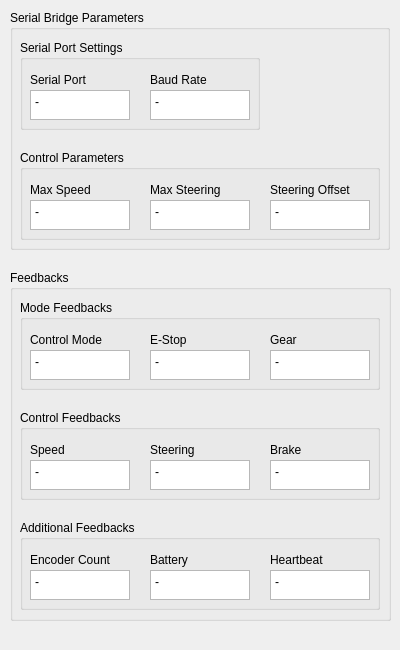
<?xml version="1.0" encoding="UTF-8"?>
<ui version="4.0">
 <class>FeedbackMonitorDockWidget</class>
 <widget class="QDockWidget" name="FeedbackMonitorDockWidget">
  <property name="geometry">
   <rect>
    <x>0</x>
    <y>0</y>
    <width>400</width>
    <height>650</height>
   </rect>
  </property>
  <property name="minimumSize">
   <size>
    <width>400</width>
    <height>650</height>
   </size>
  </property>
  <property name="maximumSize">
   <size>
    <width>400</width>
    <height>650</height>
   </size>
  </property>
  <property name="windowTitle">
   <string>ERP42 Feedback Monitor</string>
  </property>
  <widget class="QWidget" name="dockWidgetContents">
   <widget class="QGroupBox" name="groupBox_7">
    <property name="geometry">
     <rect>
      <x>10</x>
      <y>270</y>
      <width>381</width>
      <height>351</height>
     </rect>
    </property>
    <property name="title">
     <string>Feedbacks</string>
    </property>
    <widget class="QGroupBox" name="groupBox_6">
     <property name="geometry">
      <rect>
       <x>10</x>
       <y>140</y>
       <width>360</width>
       <height>90</height>
      </rect>
     </property>
     <property name="title">
      <string>Control Feedbacks</string>
     </property>
     <widget class="QLabel" name="label_15">
      <property name="geometry">
       <rect>
        <x>130</x>
        <y>30</y>
        <width>100</width>
        <height>20</height>
       </rect>
      </property>
      <property name="text">
       <string>Steering</string>
      </property>
     </widget>
     <widget class="QPlainTextEdit" name="steering_text_box">
      <property name="geometry">
       <rect>
        <x>130</x>
        <y>50</y>
        <width>100</width>
        <height>30</height>
       </rect>
      </property>
      <property name="readOnly">
       <bool>true</bool>
      </property>
      <property name="plainText">
       <string>-</string>
      </property>
     </widget>
     <widget class="QPlainTextEdit" name="speed_text_box">
      <property name="geometry">
       <rect>
        <x>10</x>
        <y>50</y>
        <width>100</width>
        <height>30</height>
       </rect>
      </property>
      <property name="readOnly">
       <bool>true</bool>
      </property>
      <property name="plainText">
       <string>-</string>
      </property>
     </widget>
     <widget class="QLabel" name="label_16">
      <property name="geometry">
       <rect>
        <x>250</x>
        <y>30</y>
        <width>100</width>
        <height>20</height>
       </rect>
      </property>
      <property name="text">
       <string>Brake</string>
      </property>
     </widget>
     <widget class="QLabel" name="label_17">
      <property name="geometry">
       <rect>
        <x>10</x>
        <y>30</y>
        <width>100</width>
        <height>20</height>
       </rect>
      </property>
      <property name="text">
       <string>Speed</string>
      </property>
     </widget>
     <widget class="QPlainTextEdit" name="brake_text_box">
      <property name="geometry">
       <rect>
        <x>250</x>
        <y>50</y>
        <width>100</width>
        <height>30</height>
       </rect>
      </property>
      <property name="readOnly">
       <bool>true</bool>
      </property>
      <property name="plainText">
       <string>-</string>
      </property>
     </widget>
    </widget>
    <widget class="QGroupBox" name="groupBox_8">
     <property name="geometry">
      <rect>
       <x>10</x>
       <y>250</y>
       <width>360</width>
       <height>90</height>
      </rect>
     </property>
     <property name="title">
      <string>Additional Feedbacks</string>
     </property>
     <widget class="QLabel" name="label_18">
      <property name="geometry">
       <rect>
        <x>10</x>
        <y>30</y>
        <width>100</width>
        <height>20</height>
       </rect>
      </property>
      <property name="text">
       <string>Encoder Count</string>
      </property>
     </widget>
     <widget class="QLabel" name="label_19">
      <property name="geometry">
       <rect>
        <x>250</x>
        <y>30</y>
        <width>100</width>
        <height>20</height>
       </rect>
      </property>
      <property name="text">
       <string>Heartbeat</string>
      </property>
     </widget>
     <widget class="QPlainTextEdit" name="heartbeat_text_box">
      <property name="geometry">
       <rect>
        <x>250</x>
        <y>50</y>
        <width>100</width>
        <height>30</height>
       </rect>
      </property>
      <property name="readOnly">
       <bool>true</bool>
      </property>
      <property name="plainText">
       <string>-</string>
      </property>
     </widget>
     <widget class="QPlainTextEdit" name="encoder_text_box">
      <property name="geometry">
       <rect>
        <x>10</x>
        <y>50</y>
        <width>100</width>
        <height>30</height>
       </rect>
      </property>
      <property name="readOnly">
       <bool>true</bool>
      </property>
      <property name="plainText">
       <string>-</string>
      </property>
     </widget>
     <widget class="QPlainTextEdit" name="battery_text_box">
      <property name="geometry">
       <rect>
        <x>130</x>
        <y>50</y>
        <width>100</width>
        <height>30</height>
       </rect>
      </property>
      <property name="readOnly">
       <bool>true</bool>
      </property>
      <property name="plainText">
       <string>-</string>
      </property>
     </widget>
     <widget class="QLabel" name="label_20">
      <property name="geometry">
       <rect>
        <x>130</x>
        <y>30</y>
        <width>100</width>
        <height>20</height>
       </rect>
      </property>
      <property name="text">
       <string>Battery</string>
      </property>
     </widget>
    </widget>
    <widget class="QGroupBox" name="groupBox_9">
     <property name="geometry">
      <rect>
       <x>10</x>
       <y>30</y>
       <width>360</width>
       <height>90</height>
      </rect>
     </property>
     <property name="title">
      <string>Mode Feedbacks</string>
     </property>
     <widget class="QLabel" name="label_21">
      <property name="geometry">
       <rect>
        <x>250</x>
        <y>30</y>
        <width>100</width>
        <height>20</height>
       </rect>
      </property>
      <property name="text">
       <string>Gear</string>
      </property>
     </widget>
     <widget class="QPlainTextEdit" name="estop_text_box">
      <property name="geometry">
       <rect>
        <x>130</x>
        <y>50</y>
        <width>100</width>
        <height>30</height>
       </rect>
      </property>
      <property name="readOnly">
       <bool>true</bool>
      </property>
      <property name="plainText">
       <string>-</string>
      </property>
     </widget>
     <widget class="QPlainTextEdit" name="gear_text_box">
      <property name="geometry">
       <rect>
        <x>250</x>
        <y>50</y>
        <width>100</width>
        <height>30</height>
       </rect>
      </property>
      <property name="readOnly">
       <bool>true</bool>
      </property>
      <property name="plainText">
       <string>-</string>
      </property>
     </widget>
     <widget class="QLabel" name="label_22">
      <property name="geometry">
       <rect>
        <x>10</x>
        <y>30</y>
        <width>100</width>
        <height>20</height>
       </rect>
      </property>
      <property name="text">
       <string>Control Mode</string>
      </property>
     </widget>
     <widget class="QPlainTextEdit" name="control_mode_text_box">
      <property name="geometry">
       <rect>
        <x>10</x>
        <y>50</y>
        <width>100</width>
        <height>30</height>
       </rect>
      </property>
      <property name="readOnly">
       <bool>true</bool>
      </property>
      <property name="plainText">
       <string>-</string>
      </property>
     </widget>
     <widget class="QLabel" name="label_23">
      <property name="geometry">
       <rect>
        <x>130</x>
        <y>30</y>
        <width>100</width>
        <height>20</height>
       </rect>
      </property>
      <property name="text">
       <string>E-Stop</string>
      </property>
     </widget>
    </widget>
   </widget>
   <widget class="QGroupBox" name="groupBox_10">
    <property name="geometry">
     <rect>
      <x>10</x>
      <y>10</y>
      <width>380</width>
      <height>240</height>
     </rect>
    </property>
    <property name="title">
     <string>Serial Bridge Parameters</string>
    </property>
    <widget class="QGroupBox" name="groupBox_11">
     <property name="geometry">
      <rect>
       <x>10</x>
       <y>140</y>
       <width>360</width>
       <height>90</height>
      </rect>
     </property>
     <property name="title">
      <string>Control Parameters</string>
     </property>
     <widget class="QPlainTextEdit" name="max_speed_text_box">
      <property name="geometry">
       <rect>
        <x>10</x>
        <y>50</y>
        <width>100</width>
        <height>30</height>
       </rect>
      </property>
      <property name="readOnly">
       <bool>true</bool>
      </property>
      <property name="plainText">
       <string>-</string>
      </property>
     </widget>
     <widget class="QPlainTextEdit" name="max_steering_text_box">
      <property name="geometry">
       <rect>
        <x>130</x>
        <y>50</y>
        <width>100</width>
        <height>30</height>
       </rect>
      </property>
      <property name="readOnly">
       <bool>true</bool>
      </property>
      <property name="plainText">
       <string>-</string>
      </property>
     </widget>
     <widget class="QPlainTextEdit" name="steering_offset_text_box">
      <property name="geometry">
       <rect>
        <x>250</x>
        <y>50</y>
        <width>100</width>
        <height>30</height>
       </rect>
      </property>
      <property name="readOnly">
       <bool>true</bool>
      </property>
      <property name="plainText">
       <string>-</string>
      </property>
     </widget>
     <widget class="QLabel" name="label_24">
      <property name="geometry">
       <rect>
        <x>130</x>
        <y>30</y>
        <width>100</width>
        <height>20</height>
       </rect>
      </property>
      <property name="text">
       <string>Max Steering</string>
      </property>
     </widget>
     <widget class="QLabel" name="label_25">
      <property name="geometry">
       <rect>
        <x>250</x>
        <y>30</y>
        <width>100</width>
        <height>20</height>
       </rect>
      </property>
      <property name="text">
       <string>Steering Offset</string>
      </property>
     </widget>
     <widget class="QLabel" name="label_26">
      <property name="geometry">
       <rect>
        <x>10</x>
        <y>30</y>
        <width>100</width>
        <height>20</height>
       </rect>
      </property>
      <property name="text">
       <string>Max Speed</string>
      </property>
     </widget>
    </widget>
    <widget class="QGroupBox" name="groupBox_12">
     <property name="geometry">
      <rect>
       <x>10</x>
       <y>30</y>
       <width>240</width>
       <height>90</height>
      </rect>
     </property>
     <property name="title">
      <string>Serial Port Settings</string>
     </property>
     <widget class="QPlainTextEdit" name="baud_rate_text_box">
      <property name="geometry">
       <rect>
        <x>130</x>
        <y>50</y>
        <width>100</width>
        <height>30</height>
       </rect>
      </property>
      <property name="readOnly">
       <bool>true</bool>
      </property>
      <property name="plainText">
       <string>-</string>
      </property>
     </widget>
     <widget class="QPlainTextEdit" name="serial_port_text_box">
      <property name="geometry">
       <rect>
        <x>10</x>
        <y>50</y>
        <width>100</width>
        <height>30</height>
       </rect>
      </property>
      <property name="readOnly">
       <bool>true</bool>
      </property>
      <property name="plainText">
       <string>-</string>
      </property>
     </widget>
     <widget class="QLabel" name="label_27">
      <property name="geometry">
       <rect>
        <x>130</x>
        <y>30</y>
        <width>100</width>
        <height>20</height>
       </rect>
      </property>
      <property name="text">
       <string>Baud Rate</string>
      </property>
     </widget>
     <widget class="QLabel" name="label_28">
      <property name="geometry">
       <rect>
        <x>10</x>
        <y>30</y>
        <width>100</width>
        <height>20</height>
       </rect>
      </property>
      <property name="text">
       <string>Serial Port</string>
      </property>
     </widget>
    </widget>
   </widget>
  </widget>
 </widget>
 <resources/>
 <connections/>
</ui>
